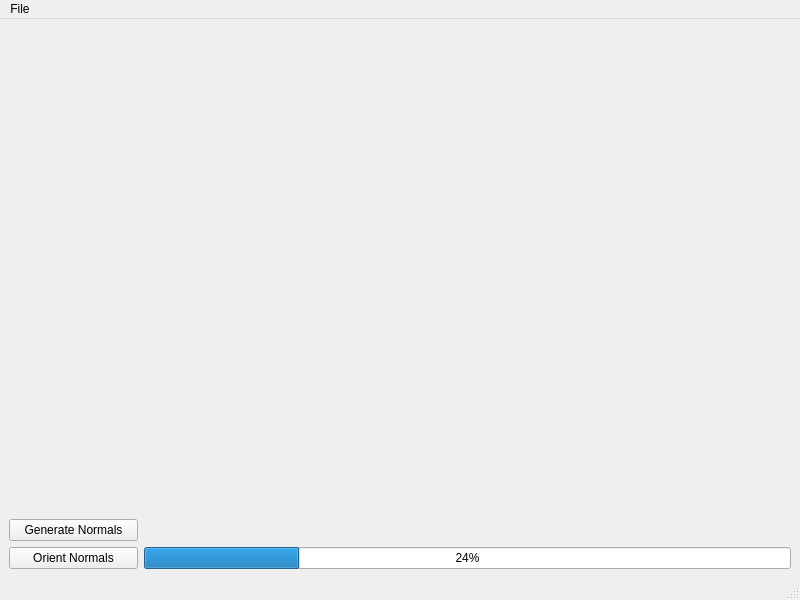
<?xml version="1.0" encoding="UTF-8"?>
<ui version="4.0">
 <class>PointSetProcessingWidget</class>
 <widget class="QMainWindow" name="PointSetProcessingWidget">
  <property name="geometry">
   <rect>
    <x>0</x>
    <y>0</y>
    <width>800</width>
    <height>600</height>
   </rect>
  </property>
  <property name="windowTitle">
   <string>Point Set Processing</string>
  </property>
  <widget class="QWidget" name="centralwidget">
   <layout class="QHBoxLayout" name="horizontalLayout" stretch="1,5">
    <item>
     <layout class="QVBoxLayout" name="verticalLayout">
      <item>
       <widget class="FloatSlider" name="sldArrowSize">
        <property name="toolTip">
         <string>Float slider</string>
        </property>
        <property name="whatsThis">
         <string>The float slider widget allows the user to select a float value.</string>
        </property>
        <property name="name">
         <string>Arrow size</string>
        </property>
        <property name="maxValueText">
         <double>10.000000000000000</double>
        </property>
       </widget>
      </item>
      <item>
       <widget class="FloatSlider" name="sldNeighborRadius">
        <property name="toolTip">
         <string>Float slider</string>
        </property>
        <property name="whatsThis">
         <string>The float slider widget allows the user to select a float value.</string>
        </property>
        <property name="name">
         <string>Neighbor radius</string>
        </property>
        <property name="maxValueText">
         <double>10.000000000000000</double>
        </property>
       </widget>
      </item>
      <item>
       <widget class="QPushButton" name="btnGenerateNormals">
        <property name="text">
         <string>Generate Normals</string>
        </property>
       </widget>
      </item>
      <item>
       <widget class="QPushButton" name="btnOrientNormals">
        <property name="text">
         <string>Orient Normals</string>
        </property>
       </widget>
      </item>
     </layout>
    </item>
    <item>
     <layout class="QVBoxLayout" name="verticalLayout_2">
      <item>
       <widget class="QVTKWidget" name="qvtkWidget"/>
      </item>
      <item>
       <widget class="QProgressBar" name="progressBar">
        <property name="value">
         <number>24</number>
        </property>
       </widget>
      </item>
     </layout>
    </item>
   </layout>
  </widget>
  <widget class="QMenuBar" name="menubar">
   <property name="geometry">
    <rect>
     <x>0</x>
     <y>0</y>
     <width>800</width>
     <height>28</height>
    </rect>
   </property>
   <widget class="QMenu" name="menuFile">
    <property name="title">
     <string>File</string>
    </property>
    <addaction name="actionOpenFile"/>
    <addaction name="actionSave"/>
   </widget>
   <addaction name="menuFile"/>
  </widget>
  <widget class="QStatusBar" name="statusbar"/>
  <action name="actionOpenFile">
   <property name="text">
    <string>Open file</string>
   </property>
  </action>
  <action name="actionSave">
   <property name="text">
    <string>Save</string>
   </property>
  </action>
 </widget>
 <customwidgets>
  <customwidget>
   <class>FloatSlider</class>
   <extends>LabeledSlider</extends>
   <header>FloatSlider.h</header>
  </customwidget>
  <customwidget>
   <class>LabeledSlider</class>
   <extends>QWidget</extends>
   <header>LabeledSlider.h</header>
  </customwidget>
  <customwidget>
   <class>QVTKWidget</class>
   <extends>QWidget</extends>
   <header>QVTKWidget.h</header>
  </customwidget>
 </customwidgets>
 <resources/>
 <connections/>
</ui>
